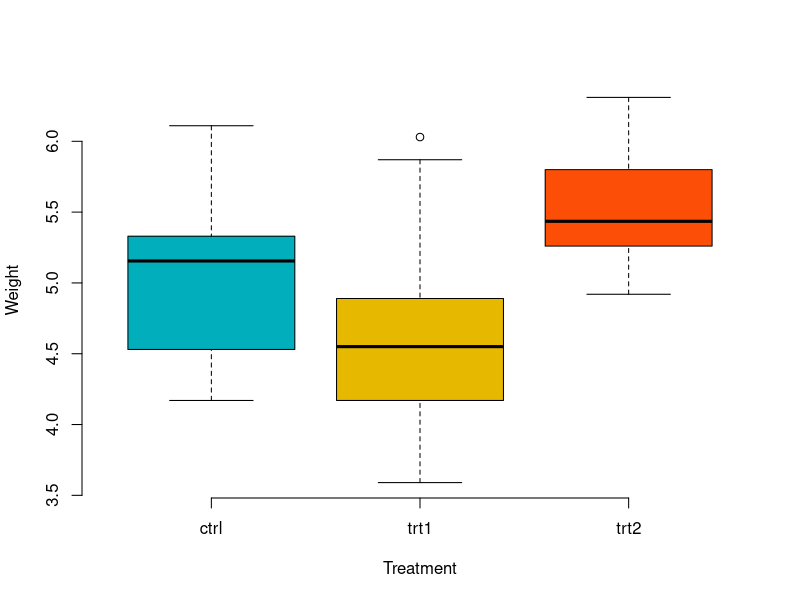

This figure's R source:
### One-Way ANOVA
### Marcos Diniz
### Abril de 2022

# A análise de variância está interessada em testar se os resultados quanto a 
# UMA variável de interesse (por isso, one-way) diferem significativamente 
# entre grupos.

# Por que não calcular uma média somente? Pois temos que considerar também a
# dispersão dos dados. E é isso que ANOVA faz: verifica se a diferença das
# médias pode ou não ser explicada pela dispersão dos dados no grupo.


### Pacotes -----------------------------------------------------------------
rm(list = ls(all = TRUE))

library(tidyverse)
library(gplots)

### Dados -------------------------------------------------------------------
my_data <- PlantGrowth

# Amostra aleatória
set.seed(1234)
sample_n(my_data, 10)

# Mostra os grupos dos dados
levels(my_data$group)


# Reordena os grupos
my_data$group <- ordered(my_data$group,
                         levels = c("ctrl", "trt1", "trt2"))

# Estatísticas básicas
group_by(my_data, group) %>%
  summarise(
    count = n(),
    mean = mean(weight, na.rm = TRUE),
    sd = sd(weight, na.rm = TRUE)
  )

# Plota box-plot
boxplot(weight ~ group, data = my_data,
        xlab = "Treatment", ylab = "Weight",
        frame = FALSE, col = c("#00AFBB", "#E7B800", "#FC4E07"))


### Passo-a-passo: ----------------------------------------------------------
# Divide a variância entre os grupos com a variância dentro dos grupos

### Soma dos quadrados entre grupos


# Primeiro, precisamos da média de cada grupo
mu.group <- group_by(my_data, group) %>% 
  summarise(mean = mean(weight),
            obs = n())

# Soma dos quadrados entre grupos = desvio médio de cada grupo * número de
# observações
mu <- mean(mu.group$mean)
SQentre <- sum( ( mu.group$obs * ((mu.group$mean - mu)^2) ) )

### Soma dos quadrados dentro dos grupos
SQdentro <- group_by(my_data, group) %>% 
  summarise(variance = sum((weight - mean(weight))^2))

SQdentro <- sum(SQdentro$variance)


### Soma dos quadrados entre e dentro dos grupos deve ser igual a var total
SQT <- round( sum( (my_data$weight - mean(my_data$weight))^2), 5)
SQTaov <- round( (SQdentro + SQentre), 5)
SQT == SQTaov


# Sabemos que a divisão de uma variância por outra segue uma distribuição F
# com GLs associados as respectivas variâncias

# Graus de liberdade entre grupos: número de grupos - 1
GLentre <- length(unique(my_data$group)) -1

# Graus de liberade dentro dos grupos: número de observações - num grupos
GLdentro <- nrow(my_data) - length(unique(my_data$group))

### Estatística F
Fstat <- ( SQentre / GLentre ) / (SQdentro / GLdentro)


### Teste F com GLentre graus de liberade no numerador e GLdentro graus de
### liberdade no denominador

1 - pf(Fstat, GLentre, GLdentro)

## A hipótese nula de igualdade das médias dos grupos foi rejeitada, sugerindo
## que ao menos um dos grupos tem média diferente dos demais.

### Método direto ------------------------------------------------------------

# Análise de Variância
res.aov <- aov(weight ~ group, data = my_data)
# Summary of the analysis
summary(res.aov)


##############################################################################
